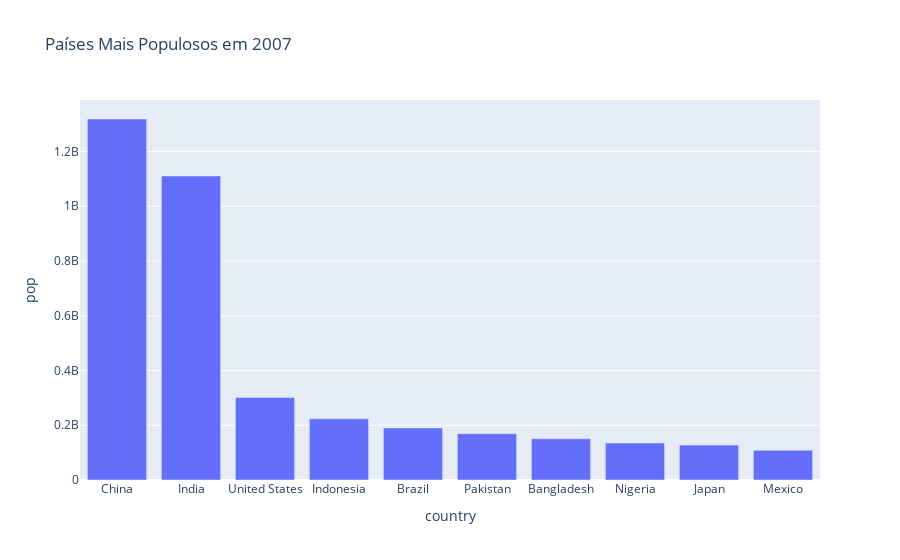

The code cell stored with this chart in its notebook:
### Markdown cell above
### Gráfico Sobre os Países Mais Populosos em 2007

### Code cell
df_pais_mais_populoso_2007 = df_2007.sort_values(by='pop', ascending=False).head(10)
px.bar(df_pais_mais_populoso_2007, x='country', y='pop', title='Países Mais Populosos em 2007')

### Figure 1 — Plotly figure (JSON) as saved in the notebook; plotly's stock layout.template omitted (floating-point values rounded to 4 significant figures)
{"data": [{"hovertemplate": "country=%{x}<br>pop=%{y}<extra></extra>", "legendgroup": "", "marker": {"color": "#636efa", "pattern": {"shape": ""}}, "name": "", "orientation": "v", "showlegend": false, "textposition": "auto", "type": "bar", "x": ["China", "India", "United States", "Indonesia", "Brazil", "Pakistan", "Bangladesh", "Nigeria", "Japan", "Mexico"], "xaxis": "x", "y": [1318683096, 1110396331, 301139947, 223547000, 190010647, 169270617, 150448339, 135031164, 127467972, 108700891], "yaxis": "y"}], "layout": {"barmode": "relative", "legend": {"tracegroupgap": 0}, "title": {"text": "Países Mais Populosos em 2007"}, "xaxis": {"anchor": "y", "domain": [0, 1], "title": {"text": "country"}}, "yaxis": {"anchor": "x", "domain": [0, 1], "title": {"text": "pop"}}}}
